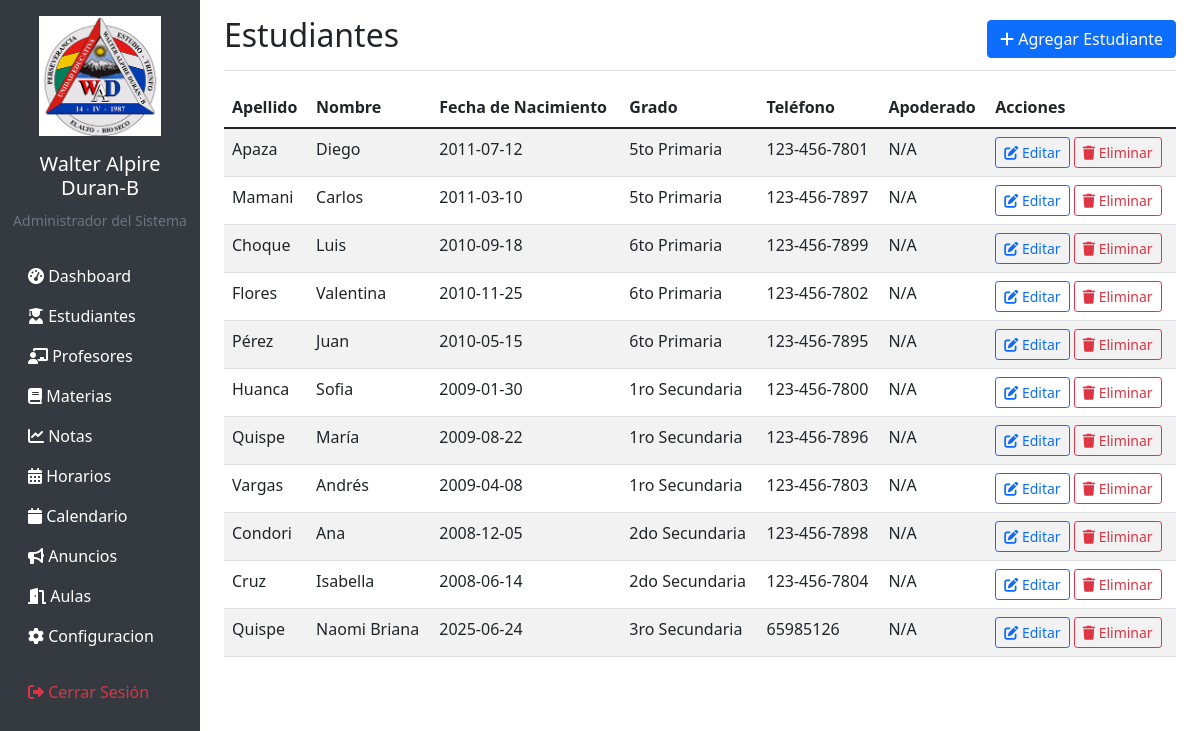
The page /students (signed in) on the database as committed earlier.
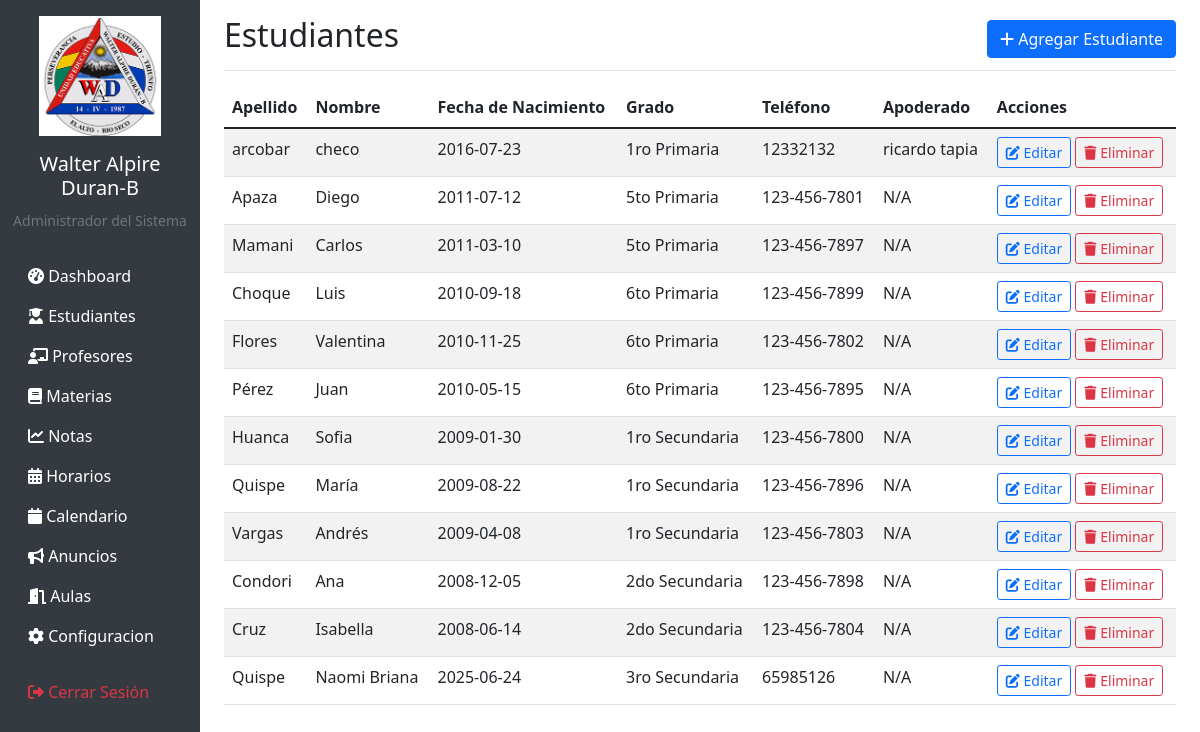
The same page on the database as committed later.
### tables this page shows
CREATE TABLE students (
            id INTEGER PRIMARY KEY AUTOINCREMENT,
            first_name TEXT NOT NULL,
            last_name TEXT NOT NULL,
            date_of_birth DATE,
            grade TEXT NOT NULL,
            parent_id INTEGER,
            address TEXT,
            phone TEXT,
            created_at TIMESTAMP DEFAULT CURRENT_TIMESTAMP,
            FOREIGN KEY (parent_id) REFERENCES users (id)
        );

CREATE TABLE users (
            id INTEGER PRIMARY KEY AUTOINCREMENT,
            username TEXT UNIQUE NOT NULL,
            password TEXT NOT NULL,
            role TEXT NOT NULL CHECK (role IN ('director', 'profesor', 'padre')),
            full_name TEXT NOT NULL,
            email TEXT,
            created_at TIMESTAMP DEFAULT CURRENT_TIMESTAMP
        );

### app.py (the view)
@app.route('/students')
@login_required
@role_required(['director', 'profesor'])
def list_students():
    conn = get_db_connection()
    students = conn.execute('''SELECT s.*, u.full_name as parent_name
FROM students s
LEFT JOIN users u ON s.parent_id = u.id
ORDER BY
    CASE s.grade
        WHEN '1ro Primaria' THEN 1
        WHEN '2do Primaria' THEN 2
        WHEN '3ro Primaria' THEN 3
        WHEN '4to Primaria' THEN 4
        WHEN '5to Primaria' THEN 5
        WHEN '6to Primaria' THEN 6
        WHEN '1ro Secundaria' THEN 7
        WHEN '2do Secundaria' THEN 8
        WHEN '3ro Secundaria' THEN 9
        WHEN '4to Secundaria' THEN 10
        WHEN '5to Secundaria' THEN 11
        WHEN '6to Secundaria' THEN 12
        ELSE 99  -- Opcional: para grados no listados
    END,
    s.last_name,
    s.first_name;
    ''').fetchall()
    conn.close()
    return render_template('students/list.html', students=students)

### app.py (called while the page is built)
def get_db_connection():
    conn = sqlite3.connect(DATABASE)
    conn.row_factory = sqlite3.Row
    return conn

def login_required(f):
    @wraps(f)
    def decorated_function(*args, **kwargs):
        if 'user_id' not in session:
            return redirect(url_for('login'))
        return f(*args, **kwargs)
    return decorated_function

def role_required(roles):
    def decorator(f):
        @wraps(f)
        def decorated_function(*args, **kwargs):
            if 'user_role' not in session or session['user_role'] not in roles:
                flash('No tienes permisos para acceder a esta página.', 'error')
                return redirect(url_for('dashboard'))
            return f(*args, **kwargs)
        return decorated_function
    return decorator

### templates/students/list.html (shortened to what this page needs)
{% extends "base.html" %}
{% block content %}
<div class="d-flex justify-content-between flex-wrap flex-md-nowrap align-items-center pt-3 pb-2 mb-3 border-bottom">
    <h1 class="h2">Estudiantes</h1>
    <div class="btn-toolbar mb-2 mb-md-0">
        <a href="{{ url_for('add_student') }}" class="btn btn-primary">
            <i class="fas fa-plus"></i> Agregar Estudiante
        </a>
    </div>
</div>
<div class="table-responsive">
    <table class="table table-striped table-hover">
        <thead>
            <tr>
                <th>Apellido</th>
                <th>Nombre</th>
                <th>Fecha de Nacimiento</th>
                <th>Grado</th>
                <th>Teléfono</th>
                <th>Apoderado</th>
                <th>Acciones</th>
            </tr>
        </thead>
        <tbody>
            {% for student in students %}
            <tr>
                <td>{{ student.last_name }}</td>
                <td>{{ student.first_name }}</td>
                <td>{{ student.date_of_birth }}</td>
                <td>{{ student.grade }}</td>
                <td>{{ student.phone or 'N/A' }}</td>
                <td>{{ student.parent_name or 'N/A' }}</td>
                <td>
                    <a href="{{ url_for('edit_student', id=student.id) }}" class="btn btn-sm btn-outline-primary">
                        <i class="fas fa-edit"></i> Editar
                    </a>
                    {% if session.user_role == 'director' %}
                    <a href="{{ url_for('delete_student', id=student.id) }}"
                       class="btn btn-sm btn-outline-danger"
                       onclick="return confirm('¿Está seguro de eliminar este estudiante?')">
                        <i class="fas fa-trash"></i> Eliminar
                    </a>
                    {% endif %}
                </td>
            </tr>
            {% else %}
            <tr>
                <td colspan="7" class="text-center">No hay estudiantes registrados</td>
            </tr>
            {% endfor %}
        </tbody>
    </table>
</div>
{% endblock %}

Rows that differ between the two databases and show on the page:
added students: last_name "arcobar", first_name "checo", date_of_birth "2016-07-23", grade "1ro Primaria", phone "12332132", full_name "ricardo tapia"
